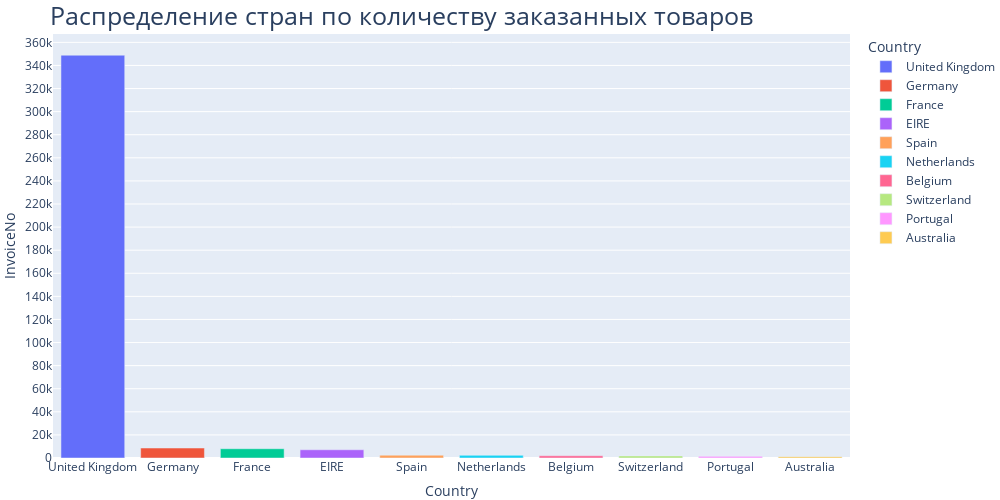

Source (notebook cell):
### Markdown cell above
### 3.2 Распределение стран по количеству заказов

### Code cell
# группируем страны по количеству транзакций и сортируем, посмотрим на топ-10
invoice_country = data_cleaned.groupby('Country', as_index=False)['InvoiceNo'].count()\
    .sort_values(by='InvoiceNo', ascending=False).iloc[:10]
fig = px.bar(data_frame=invoice_country,
             x='Country',
             y='InvoiceNo',
             color='Country',
             width=1000,
             height=500,
             title = 'Распределение стран по количеству заказанных товаров'
             )
fig.update_layout(
    margin={"r":0,"t":20,"l":0,"b":20},
    title=dict(font=dict(size=25), automargin=True, xanchor='left'),
    yaxis = dict(tickmode = 'linear', tick0 = 0, dtick = 20000)
)
fig.show()

### Figure 1 — Plotly figure (JSON) as saved in the notebook; plotly's stock layout.template omitted (floating-point values rounded to 4 significant figures)
{"data": [{"alignmentgroup": "True", "hovertemplate": "Country=%{x}<br>InvoiceNo=%{y}<extra></extra>", "legendgroup": "United Kingdom", "marker": {"color": "#636efa", "pattern": {"shape": ""}}, "name": "United Kingdom", "offsetgroup": "United Kingdom", "orientation": "v", "showlegend": true, "textposition": "auto", "type": "bar", "x": ["United Kingdom"], "xaxis": "x", "y": [348872], "yaxis": "y"}, {"alignmentgroup": "True", "hovertemplate": "Country=%{x}<br>InvoiceNo=%{y}<extra></extra>", "legendgroup": "Germany", "marker": {"color": "#EF553B", "pattern": {"shape": ""}}, "name": "Germany", "offsetgroup": "Germany", "orientation": "v", "showlegend": true, "textposition": "auto", "type": "bar", "x": ["Germany"], "xaxis": "x", "y": [8643], "yaxis": "y"}, {"alignmentgroup": "True", "hovertemplate": "Country=%{x}<br>InvoiceNo=%{y}<extra></extra>", "legendgroup": "France", "marker": {"color": "#00cc96", "pattern": {"shape": ""}}, "name": "France", "offsetgroup": "France", "orientation": "v", "showlegend": true, "textposition": "auto", "type": "bar", "x": ["France"], "xaxis": "x", "y": [8019], "yaxis": "y"}, {"alignmentgroup": "True", "hovertemplate": "Country=%{x}<br>InvoiceNo=%{y}<extra></extra>", "legendgroup": "EIRE", "marker": {"color": "#ab63fa", "pattern": {"shape": ""}}, "name": "EIRE", "offsetgroup": "EIRE", "orientation": "v", "showlegend": true, "textposition": "auto", "type": "bar", "x": ["EIRE"], "xaxis": "x", "y": [7126], "yaxis": "y"}, {"alignmentgroup": "True", "hovertemplate": "Country=%{x}<br>InvoiceNo=%{y}<extra></extra>", "legendgroup": "Spain", "marker": {"color": "#FFA15A", "pattern": {"shape": ""}}, "name": "Spain", "offsetgroup": "Spain", "orientation": "v", "showlegend": true, "textposition": "auto", "type": "bar", "x": ["Spain"], "xaxis": "x", "y": [2417], "yaxis": "y"}, {"alignmentgroup": "True", "hovertemplate": "Country=%{x}<br>InvoiceNo=%{y}<extra></extra>", "legendgroup": "Netherlands", "marker": {"color": "#19d3f3", "pattern": {"shape": ""}}, "name": "Netherlands", "offsetgroup": "Netherlands", "orientation": "v", "showlegend": true, "textposition": "auto", "type": "bar", "x": ["Netherlands"], "xaxis": "x", "y": [2322], "yaxis": "y"}, {"alignmentgroup": "True", "hovertemplate": "Country=%{x}<br>InvoiceNo=%{y}<extra></extra>", "legendgroup": "Belgium", "marker": {"color": "#FF6692", "pattern": {"shape": ""}}, "name": "Belgium", "offsetgroup": "Belgium", "orientation": "v", "showlegend": true, "textposition": "auto", "type": "bar", "x": ["Belgium"], "xaxis": "x", "y": [1935], "yaxis": "y"}, {"alignmentgroup": "True", "hovertemplate": "Country=%{x}<br>InvoiceNo=%{y}<extra></extra>", "legendgroup": "Switzerland", "marker": {"color": "#B6E880", "pattern": {"shape": ""}}, "name": "Switzerland", "offsetgroup": "Switzerland", "orientation": "v", "showlegend": true, "textposition": "auto", "type": "bar", "x": ["Switzerland"], "xaxis": "x", "y": [1810], "yaxis": "y"}, {"alignmentgroup": "True", "hovertemplate": "Country=%{x}<br>InvoiceNo=%{y}<extra></extra>", "legendgroup": "Portugal", "marker": {"color": "#FF97FF", "pattern": {"shape": ""}}, "name": "Portugal", "offsetgroup": "Portugal", "orientation": "v", "showlegend": true, "textposition": "auto", "type": "bar", "x": ["Portugal"], "xaxis": "x", "y": [1416], "yaxis": "y"}, {"alignmentgroup": "True", "hovertemplate": "Country=%{x}<br>InvoiceNo=%{y}<extra></extra>", "legendgroup": "Australia", "marker": {"color": "#FECB52", "pattern": {"shape": ""}}, "name": "Australia", "offsetgroup": "Australia", "orientation": "v", "showlegend": true, "textposition": "auto", "type": "bar", "x": ["Australia"], "xaxis": "x", "y": [1180], "yaxis": "y"}], "layout": {"barmode": "relative", "height": 500, "legend": {"title": {"text": "Country"}, "tracegroupgap": 0}, "margin": {"b": 20, "l": 0, "r": 0, "t": 20}, "title": {"automargin": true, "font": {"size": 25}, "text": "Распределение стран по количеству заказанных товаров", "xanchor": "left"}, "width": 1000, "xaxis": {"anchor": "y", "categoryarray": ["United Kingdom", "Germany", "France", "EIRE", "Spain", "Netherlands", "Belgium", "Switzerland", "Portugal", "Australia"], "categoryorder": "array", "domain": [0, 1], "title": {"text": "Country"}}, "yaxis": {"anchor": "x", "domain": [0, 1], "dtick": 20000, "tick0": 0, "tickmode": "linear", "title": {"text": "InvoiceNo"}}}}
